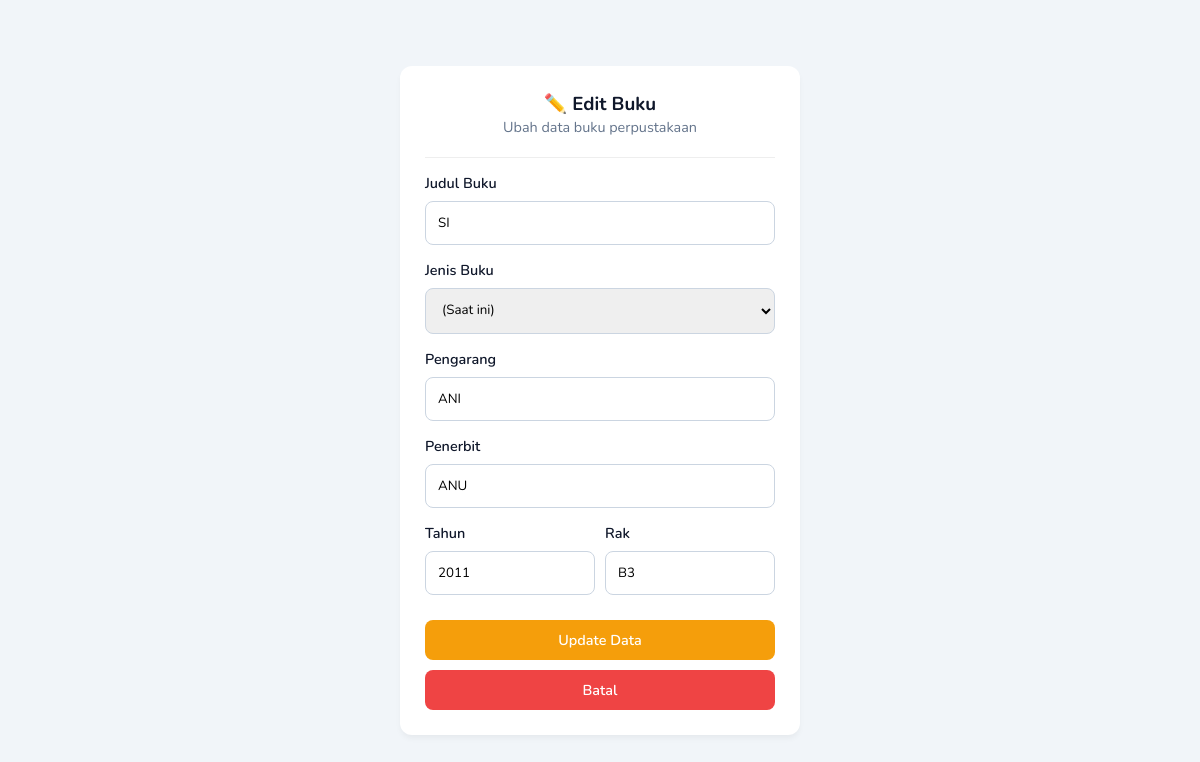
The page /edit_buku.php?id=3 (signed in) on the database as committed earlier.
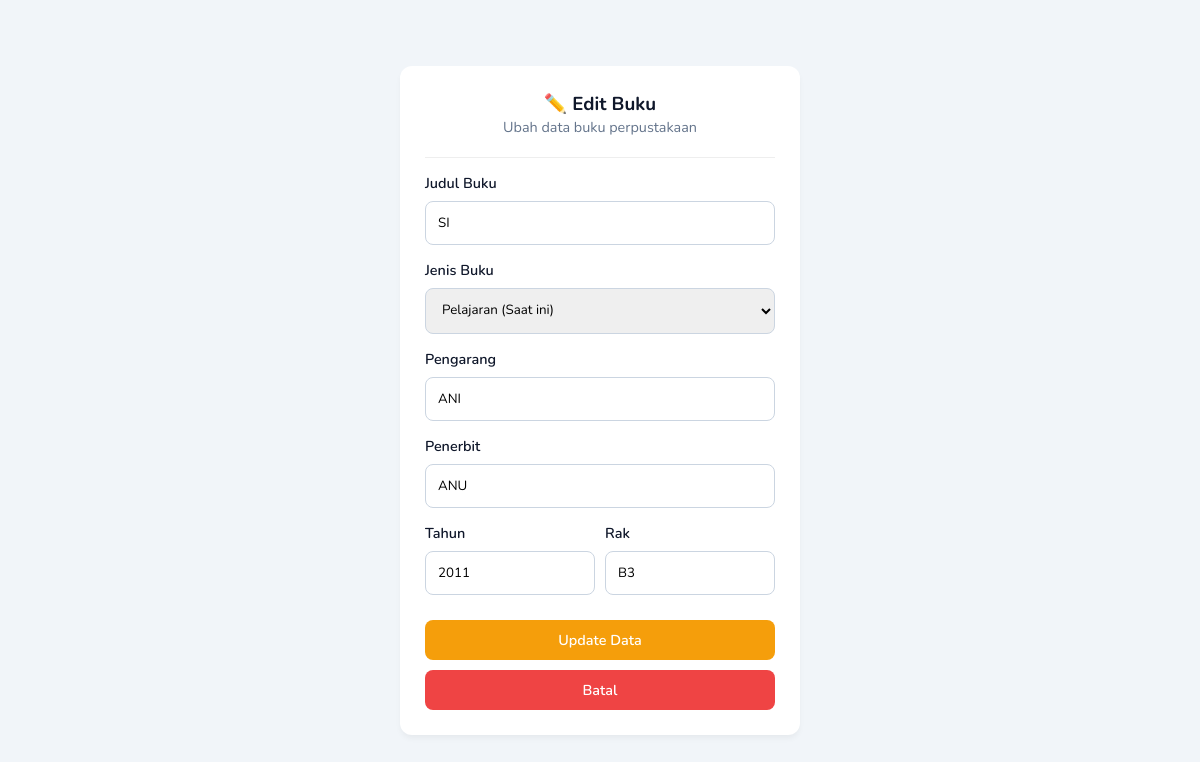
The same page on the database as committed later.
### tables this page shows
CREATE TABLE `buku` (
  `id_buku` int(11) NOT NULL,
  `judul` varchar(100) DEFAULT NULL,
  `jenis_buku` varchar(50) DEFAULT NULL,
  `pengarang` varchar(100) DEFAULT NULL,
  `penerbit` varchar(100) DEFAULT NULL,
  `tahun_terbit` int(11) DEFAULT NULL,
  `rak` varchar(50) DEFAULT NULL
);

### edit_buku.php (the view, shortened to what this page needs)
<?php
include 'koneksi.php';
$id = isset($_GET['id']) ? (int)$_GET['id'] : 0;
$stmt_get = mysqli_prepare($koneksi, "SELECT * FROM buku WHERE id_buku = ?");
mysqli_stmt_bind_param($stmt_get, "i", $id);
mysqli_stmt_execute($stmt_get);
$result = mysqli_stmt_get_result($stmt_get);
$d = mysqli_fetch_array($result);
?>
<!DOCTYPE html>
<html>
<head>
    <link rel="stylesheet" href="style.css">
</head>
<body style="background:var(--bg-light); display:flex; justify-content:center; align-items:center; height:100vh">
    <div class="card" style="width:400px">
        <div style="text-align:center; margin-bottom:20px;">
            <h3 style="color:var(--bg-dark)">✏️ Edit Buku</h3>
            <p style="font-size:0.9rem; color:var(--text-grey)">Ubah data buku perpustakaan</p>
        </div>
        <hr style="margin:15px 0; border:0; border-top:1px solid #eee">
        <form method="POST">
            <label>Judul Buku</label>
            <input type="text" name="judul" value="<?php echo htmlspecialchars($d['judul']); ?>" required>
            <label>Jenis Buku</label>
            <select name="jenis_buku" required>
                <option value="<?php echo $d['jenis_buku']; ?>"><?php echo $d['jenis_buku']; ?> (Saat ini)</option>
            </select>
            <label>Pengarang</label>
            <input type="text" name="pengarang" value="<?php echo htmlspecialchars($d['pengarang']); ?>" required>
            <label>Penerbit</label>
            <input type="text" name="penerbit" value="<?php echo htmlspecialchars($d['penerbit']); ?>" required>
            <div style="display:flex; gap:10px;">
                <div style="width:50%">
                    <label>Tahun</label>
                    <input type="number" name="tahun" value="<?php echo htmlspecialchars($d['tahun_terbit']); ?>" required>
                </div>
                <div style="width:50%">
                    <label>Rak</label>
                    <input type="text" name="rak" value="<?php echo htmlspecialchars($d['rak']); ?>" required>
                </div>
            </div>
            <button name="update" class="btn btn-warning" style="width:100%; margin-bottom:10px; margin-top:10px;">Update Data</button>
            <a href="dashboard.php" class="btn btn-danger" style="width:100%; text-align:center; display:block;">Batal</a>
        </form>
    </div>
</body>
</html>

Rows that differ between the two databases and show on the page:
changed buku "SI": jenis_buku (not shown) → "Pelajaran (Saat ini)"
Other text that changed with them:
form field jenis_buku: "(Saat ini)" → (not shown)
